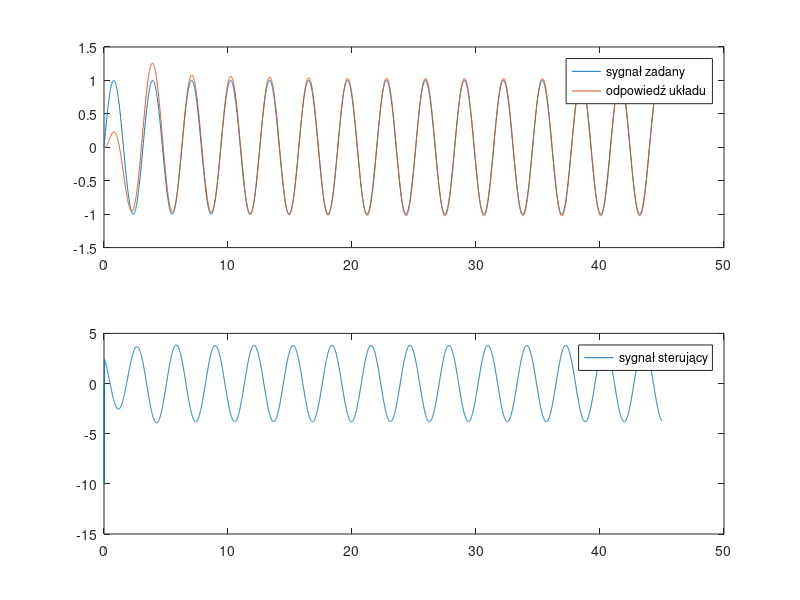

Reproduce this figure in MATLAB.
close all; clc; clear all;

%% 4.4 sprzężenie wyprzedzające
k = 6;
T_1 = 5.9;
T_2 = 0.8;
s = tf('s');
G_s = k/((1+s*T_1)*(1+s*T_2))
%nastawy PID
kp = 1.6;
Ti = 6;
Td = 0.08;
Tp = 0.01;

N = 4500;
t = 0:0.01:44.99;
%
w = sin(2*t);
y = zeros(1, N);
e = zeros(1, N);
u = zeros(1, N);
y(1) = 0;
y(2) = 0;
e(1) = 1;
e(2) = 1;
sumaUchybow = e(1) + e(2);
for i=3:N
    %obliczenie uchybu i dotychczasowej sumy uchybow
    e(i) = w(i) - y(i-1);
    sumaUchybow = sumaUchybow + e(i);
    %równanie (6)
    u(i) = kp*((e(i) + Tp/Ti*sumaUchybow + Td/Tp*(e(i)-e(i-1))));
    %4.4 sprzężenie wyprzedzające - sygnał sterujący
    uf = 4.72/6*(-4)*w(i)+6.7/6*2*cos(2*t(i))+1/6*w(i);
    u(i) = uf + u(i);
    %wyznaczone równanie rekursywne
    y(i) = (2-1.42*Tp)*y(i-1) + (-0.21*Tp^2+1.42*Tp-1)*y(i-2) + 1.27* Tp^2*u(i-2);
end
figure;
subplot(2, 1, 1);
plot(t, w);
hold on;
plot(t, y);
legend( 'sygnał zadany', 'odpowiedź układu');
subplot(2, 1, 2);
plot(t, u);
legend('sygnał sterujący');